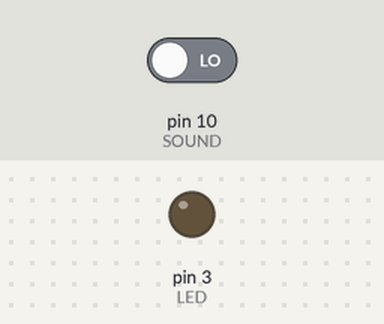
The sketch below on a simulated Arduino Uno, built with avr-gcc and run on an emulated ATmega328P. On the bench: output pins drawn as LEDs (lit = HIGH). The test bench sets the inputs (shaded band); at power-on: pin 10 (SOUND) LOW.

Above: at 1.2 s.
1.3 s: pin 10 (SOUND) driven HIGH
At 2.5 s:
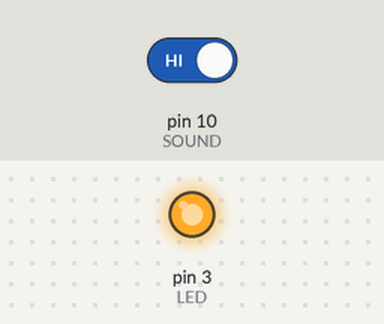
2.8 s: pin 10 (SOUND) driven LOW
At 3.8 s:
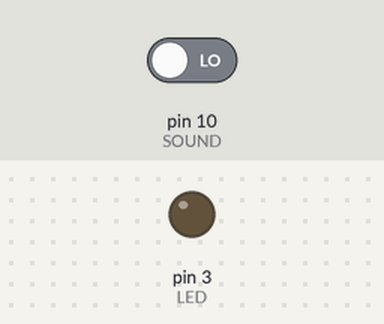
Timing chart, 0 to 5.8 s (numbered marks = the images above; inputs shaded):
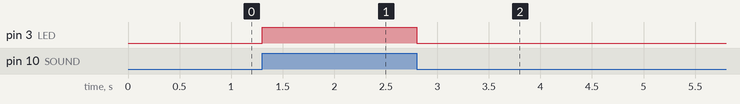

Measured:
- after the input at 1.3 s, pin 3 (LED): LOW → HIGH at once
- after the input at 2.8 s, pin 3 (LED): HIGH → LOW at once

The sketch:

sound_led.ino
```cpp
const int LED = 3;
const int SOUND = 10;
int SOUNDstate = 0;

void setup()
{

  pinMode(LED,OUTPUT);
  pinMode(SOUND,INPUT);
}
void loop()
{
  SOUNDstate = digitalRead(SOUND);
  if(SOUNDstate == HIGH)
  {
    digitalWrite(LED,HIGH);
    delay(500);
  }
  else
  {
    digitalWrite(LED, LOW);
  }
}
```
